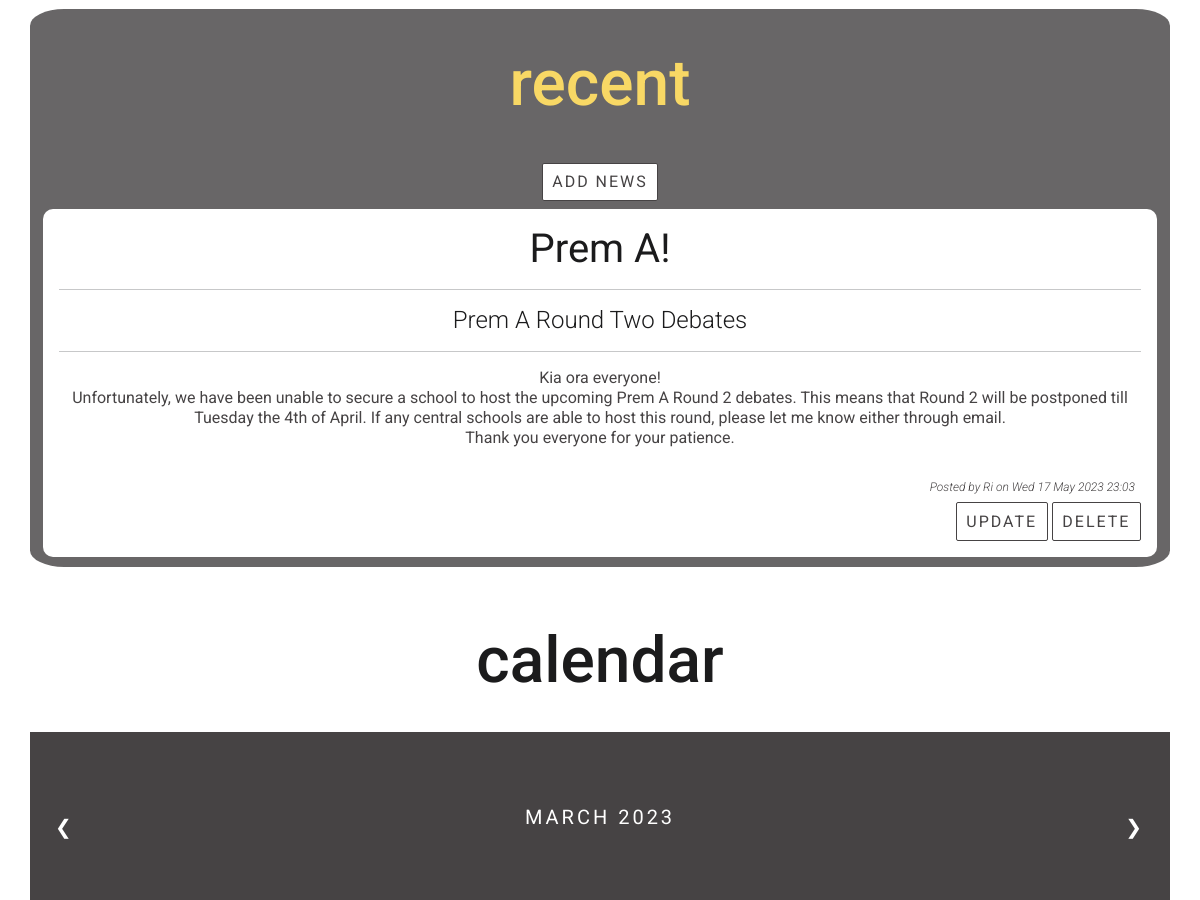
The app's page /news (middle part), older data.
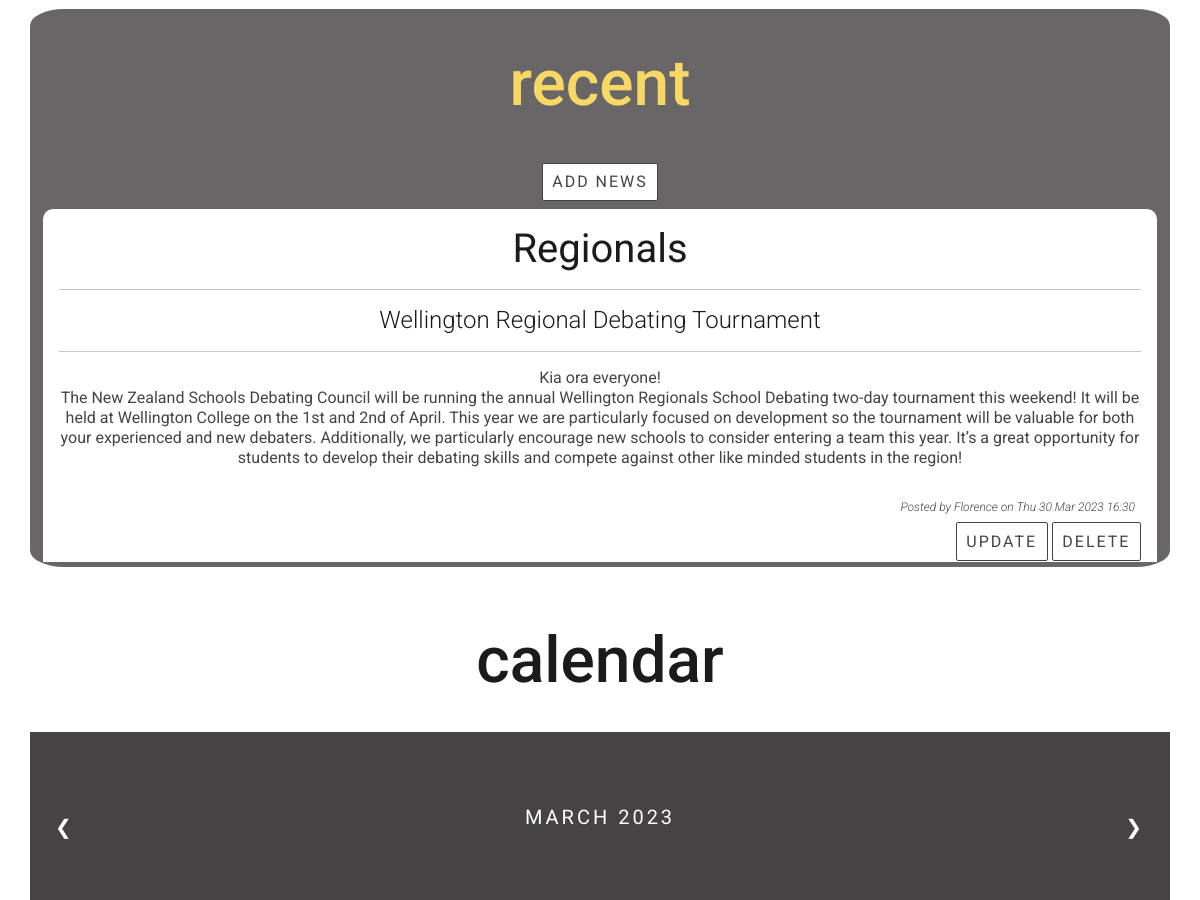
The same page, newer data.
### tables this page shows
CREATE TABLE news(
    news_id integer primary key autoincrement not null,
    title text not null unique,
    subtitle text not null unique,
    content text not null unique,
    newsdate date not null,
    member_id integer not null,
    foreign key(member_id) references member(member_id)
);

CREATE TABLE member(
    member_id integer primary key autoincrement not null,
    name text not null,
    email text not null unique,
    password text not null,
    authorisation integer not null
);

### server.py (the view)
@app.route ('/news')
def news():
    sql = """select news.news_id, news.title, news.subtitle, news.content, news.newsdate, member.name
        from news
        join member on news.member_id= member.member_id
        order by news.newsdate desc;
    """
    result = run_search_query_tuples(sql, (), db_path, True)
    print(result)
    return render_template("news.html", news=result)

### db_functions.py (called while the page is built)
def run_search_query_tuples(sql_query, values_tuple, file_path, rowfactory=False):
    result = None
    try:
        db = sqlite3.connect(file_path)
        if rowfactory:
            db.row_factory = sqlite3.Row
        cursor = db.cursor()
        cursor.execute(sql_query, values_tuple)
        result = cursor.fetchall()
        cursor.close()
    except sqlite3.Error as error:
        print("Error running search query tuples: {}".format(error))
        return None
    db.close()
    if result is None:
        print("No search values were found")
    return result

### server.py (called while the page is built)
@app.template_filter()
def news_date(sqlite_dt):
    x = datetime.strptime(sqlite_dt, '%Y-%m-%d %H:%M:%S')
    return x.strftime("%a %d %b %Y %H:%M")

### templates/news.html (shortened to what this page needs)
{% extends "layout.html" %}
{% block content %}
<div class="main-container">
  <div class="container light-gray-bg">
      <h1 class="page-title competition-title-2">recent</h1>
      <div class="py-2 text-center">
          <a class="btn btn-primary recent-news-button" href="{{ url_for('news_cud', id=0, task='add') }}">add news</a>
      </div>
    <div class="inner-container recent-container">
        {% for row in news %}
        <div class="container-m recent-news-containers white-bg">
            <h1 class="recent-news-heading"> {{ row['title'] }} </h1>
            <hr>
            <h3 class="recent-news-subheading"> {{ row['subtitle'] }} </h3>
            <hr>
            <p class="recent-news-text"> {{ row['content'] | replace("\n", "<br>") | safe}} </p>
            <br>
            <div class="meta">
            <p class="meta-text">Posted by {{ row['name'] }} on {{ row['newsdate'] | news_date}}  </p>
            <a class="btn btn-primary recent-news-button" href="{{ url_for('news_cud', id=row['news_id'], task='update') }}">update</a>
            <a class="btn btn-primary recent-news-button" href="{{ url_for('news_cud', id=row['news_id'], task='delete') }}">delete</a>
            </div>
        </div>
        {% endfor %}
    </div>
  </div>
  </div>
<div class="container-m container-fluid">
    <h1 class="page-title competition-title-1">calendar</h1>
    <div class="month">
  <ul>
    <li class="prev" style="list-style-type: none;">&#10094;</li>
    <li class="next" style="list-style-type: none;">&#10095;</li>
    <li style="list-style-type: none;">March 2023</li>
  </ul>
</div>
</div>
{% endblock %}

Row changes from the older to the newer data that the page shows:
no longer on this page (row edited): news: title "Prem A!", subtitle "Prem A Round Two Debates", content "Kia ora everyone! Unfortunately, we have been unable to secure a school to host the upcoming Prem A Round 2 debates. This means that Round 2 will be postponed till Tuesday the 4th of April. If any central schools are able to host this round, please let me know either through email. Thank you everyone for your patience.", name "Ri", newsdate|news_date "Wed 17 May 2023 23:03"
now on this page (row unchanged): news: title "Regionals", subtitle "Wellington Regional Debating Tournament", content "Kia ora everyone! The New Zealand Schools Debating Council will be running the annual Wellington Regionals School Debating two-day tournament this weekend! It will be held at Wellington College on the 1st and 2nd of April. This year we are particularly focused on development so the tournament will be valuable for both your experienced and new debaters. Additionally, we particularly encourage new schools to consider entering a team this year. It’s a great opportunity for students to develop their debating skills and compete against other like minded students in the region!", name "Florence", newsdate|news_date "Thu 30 Mar 2023 16:30"
